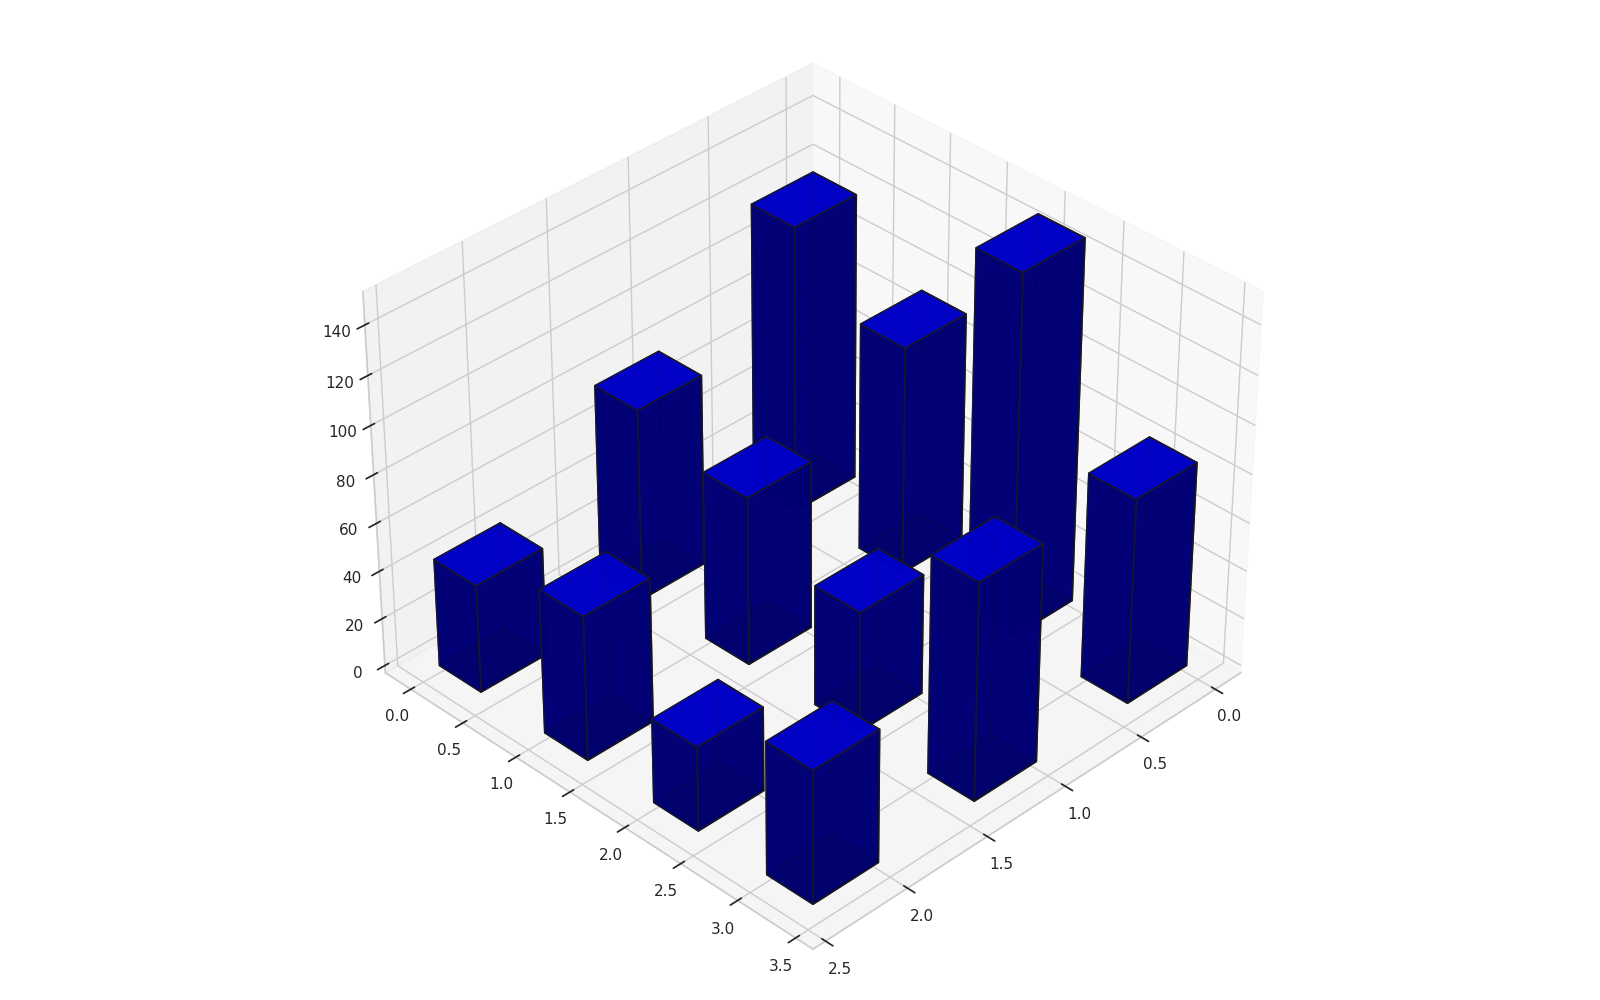

Reproduce this figure in Python.
import numpy as np
import matplotlib.pyplot as plt
from mpl_toolkits.mplot3d import Axes3D

encounters_data = np.array([
    [120, 80, 45], 
    [95, 70, 60],   
    [150, 50, 35], 
    [85, 90, 55]
])

fig = plt.figure(figsize=(16, 10))
ax = fig.add_subplot(111, projection='3d')

num_parks = encounters_data.shape[0]
num_wildlife_types = encounters_data.shape[1]
single_color = 'blue'

for i in range(num_parks):
    x_positions = np.arange(num_wildlife_types)
    y_positions = [i] * num_wildlife_types
    z_positions = np.zeros(num_wildlife_types)
    
    ax.bar3d(
        x_positions, y_positions, z_positions, 
        dx=0.4, dy=0.4, dz=encounters_data[i], 
        color=single_color, alpha=0.9, edgecolor='k'
    )

ax.view_init(elev=35, azim=45)
plt.tight_layout()
plt.show()
